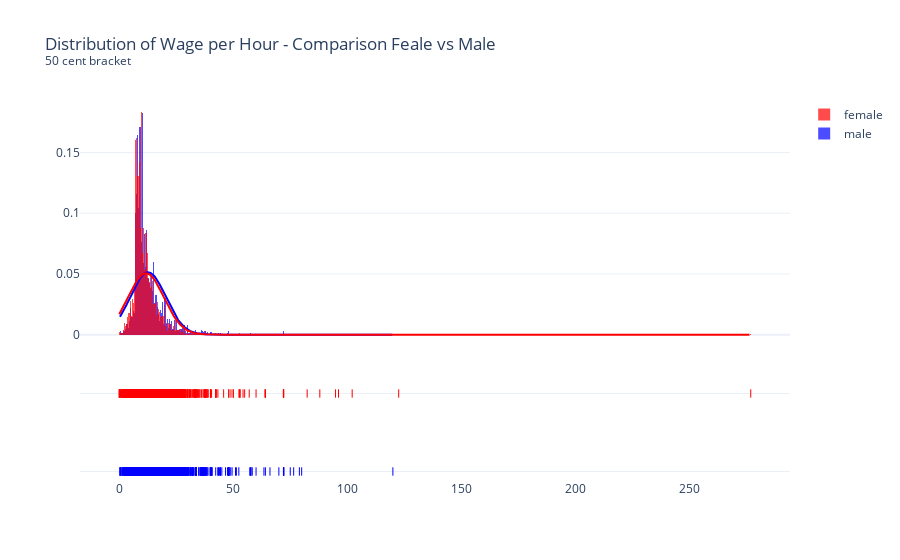

The code cell stored with this chart in its notebook:
### Code cell
# DISTRIBUTION OF WAGE DATA BY GENDER
genders = ['male', 'female']
colors = ['blue','red']
distrib = ff.create_distplot(
    [cps_occ1["wage_hr"], cps_occ2["wage_hr"]],
    genders,
    bin_size = 0.5,
    curve_type = 'normal',
    colors = colors)
distrib.update_layout(title_text = 'Distribution of Wage per Hour - Comparison Feale vs Male<br><sup>50 cent bracket</sup>')
distrib.show()

# GRAPH 5A

### Figure 1 — Plotly figure (JSON) as saved in the notebook; plotly's stock layout.template omitted (floating-point values rounded to 4 significant figures; data arrays with more than 128 entries replaced by an {"elided": "..."} marker saying what was removed)
{"data": [{"autobinx": false, "histnorm": "probability density", "legendgroup": "male", "marker": {"color": "blue"}, "name": "male", "opacity": 0.7, "type": "histogram", "x": {"elided": "3820 float values"}, "xaxis": "x", "xbins": {"end": 120, "size": 0.5, "start": 0.3463}, "yaxis": "y"}, {"autobinx": false, "histnorm": "probability density", "legendgroup": "female", "marker": {"color": "red"}, "name": "female", "opacity": 0.7, "type": "histogram", "x": {"elided": "4874 float values"}, "xaxis": "x", "xbins": {"end": 276.9, "size": 0.5, "start": 0.0146}, "yaxis": "y"}, {"legendgroup": "male", "marker": {"color": "blue"}, "mode": "lines", "name": "male", "showlegend": false, "type": "scatter", "x": {"elided": "500 float values"}, "xaxis": "x", "y": {"elided": "500 float values"}, "yaxis": "y"}, {"legendgroup": "female", "marker": {"color": "red"}, "mode": "lines", "name": "female", "showlegend": false, "type": "scatter", "x": {"elided": "500 float values"}, "xaxis": "x", "y": {"elided": "500 float values"}, "yaxis": "y"}, {"legendgroup": "male", "marker": {"color": "blue", "symbol": "line-ns-open"}, "mode": "markers", "name": "male", "showlegend": false, "type": "scatter", "x": {"elided": "3820 float values"}, "xaxis": "x", "y": {"elided": "3820 str values"}, "yaxis": "y2"}, {"legendgroup": "female", "marker": {"color": "red", "symbol": "line-ns-open"}, "mode": "markers", "name": "female", "showlegend": false, "type": "scatter", "x": {"elided": "4874 float values"}, "xaxis": "x", "y": {"elided": "4874 str values"}, "yaxis": "y2"}], "layout": {"barmode": "overlay", "hovermode": "closest", "legend": {"traceorder": "reversed"}, "title": {"text": "Distribution of Wage per Hour - Comparison Feale vs Male<br><sup>50 cent bracket</sup>"}, "xaxis": {"anchor": "y2", "domain": [0, 1], "zeroline": false}, "yaxis": {"anchor": "free", "domain": [0.35, 1], "position": 0}, "yaxis2": {"anchor": "x", "domain": [0, 0.25], "dtick": 1, "showticklabels": false}}}
